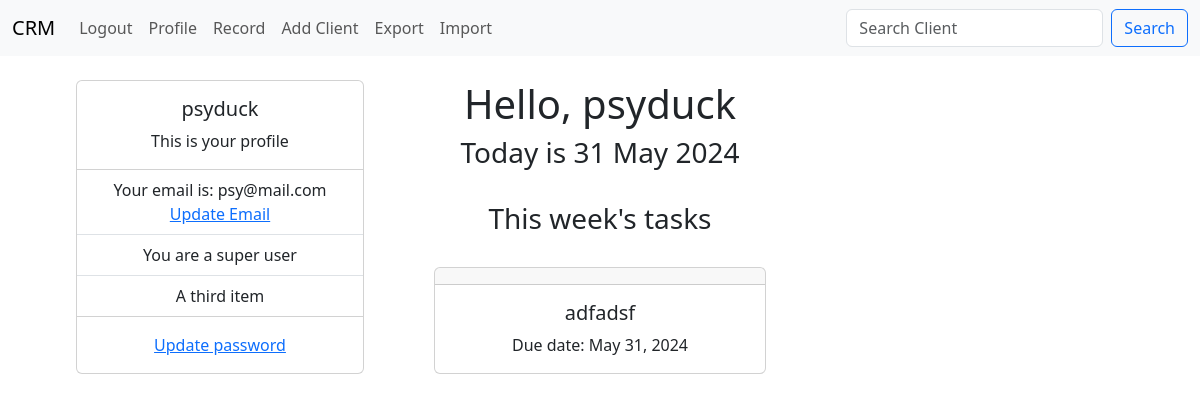
Page / (signed in) on the earlier database version.
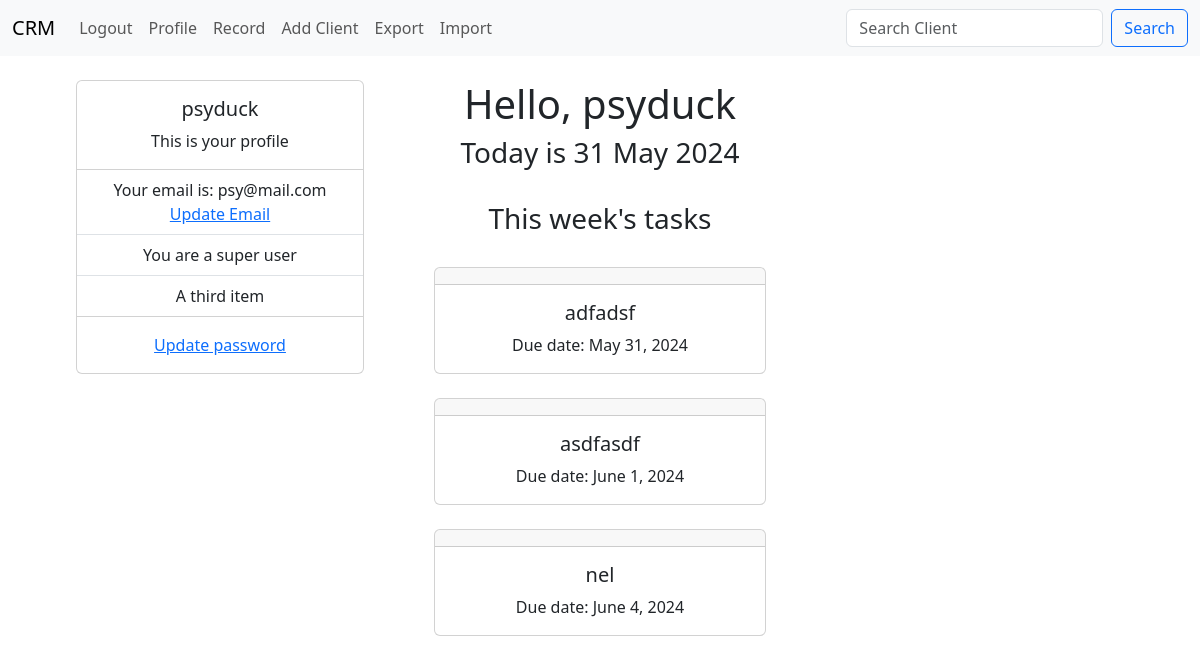
Same page on the later database version.
### core/models.py (models this page shows, shortened)
class Todos(models.Model):
    user_id = models.IntegerField(null=True, blank=True)
    todos = models.TextField(max_length=1000, null=True, blank=True)
    due_date = models.DateField(null=True, blank=True)

### core/views.py (the view)
# urls.py: path('', views.index, name='index'),
def index(request):
    startdate = date.today()
    enddate = startdate + timedelta(days=7)
    todos = Todos.objects.filter(due_date__range=[startdate, enddate])
    return render(request, 'core/index.html', {'todos': todos})

### core/templates/core/index.html
{% extends 'core/base.html' %} {% block content %}
<div class="container text-center pt-4">
  {% if user.is_authenticated %}
  <div class="row">
    <div class="col-4">
      <div class="d-flex justify-content-center">
        <div class="card" style="width: 18rem">
          <div class="card-body">
            <h5 class="card-title">{{ user }}</h5>
            <p class="card-text">This is your profile</p>
          </div>
          <ul class="list-group list-group-flush">
            <li class="list-group-item">
              Your email is: {{ user.email }}
              <a href="{% url 'update_email' %}">Update Email</a>
            </li>
            {% if user.is_superuser %}
            <li class="list-group-item">You are a super user</li>
            {% else %}
            <li class="list-group-item">You are an employee</li>
            {% endif %}
            <li class="list-group-item">A third item</li>
          </ul>
          <div class="card-body">
            <a href="{% url 'update_password' %}" class="card-link"
              >Update password</a
            >
          </div>
        </div>
      </div>
    </div>
    <div class="col-4">
      <h1>Hello, {{ user }}</h1>
      <h3>Today is {% now "d M Y" %}</h3>
      <br />
      <h3>This week's tasks</h3>
      {% for todo in todos %}
      <div class="container pt-4">
        <div class="card">
          <h5 class="card-header">{{ record.full_name }}</h5>
          <div class="card-body">
            <h5 class="card-title">{{ todo.todos }}</h5>
            <p class="card-text">Due date: {{ todo.due_date }}</p>
          </div>
        </div>
      </div>
      {% endfor %}
    </div>
  </div>
  {% else %}
  <h1>Custom CRM</h1>
  {% endif %}
</div>
{% endblock content %}

Differences in the rows shown:
added Todos: todos "asdfasdf", due_date "June 1, 2024"
added Todos: todos "nel", due_date "June 4, 2024"
